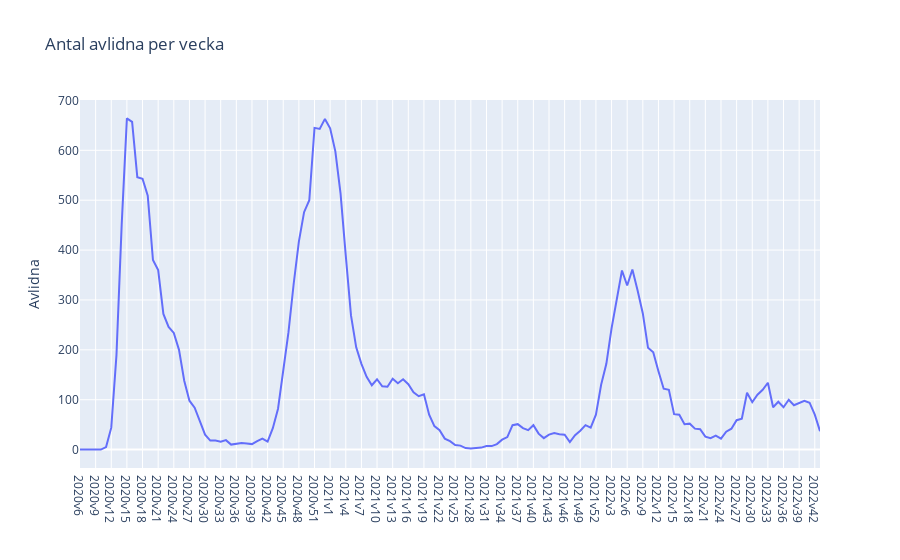

The code cell stored with this chart in its notebook:
### Markdown cell above
### c) - plotly

### Code cell
fig = px.line(
    data_frame=covid19_veckodata_Riket,
    x='Vecka',
    y='Antal_avlidna_vecka',
    title='Antal avlidna per vecka',
    labels={
        'Antal_avlidna_vecka': 'Avlidna',
        'Vecka': ''
    }
)

fig.show()
fig.write_html("Visualiseringar/avlidna_fall_per_vecka.html")

### Figure 1 — Plotly figure (JSON) as saved in the notebook; plotly's stock layout.template omitted (floating-point values rounded to 4 significant figures; data arrays with more than 128 entries replaced by an {"elided": "..."} marker saying what was removed)
{"data": [{"hovertemplate": "=%{x}<br>Avlidna=%{y}<extra></extra>", "legendgroup": "", "line": {"color": "#636efa", "dash": "solid"}, "marker": {"symbol": "circle"}, "mode": "lines", "name": "", "orientation": "v", "showlegend": false, "type": "scatter", "x": {"elided": "143 str values"}, "xaxis": "x", "y": {"elided": "143 int values"}, "yaxis": "y"}], "layout": {"legend": {"tracegroupgap": 0}, "title": {"text": "Antal avlidna per vecka"}, "xaxis": {"anchor": "y", "domain": [0, 1], "title": {"text": ""}}, "yaxis": {"anchor": "x", "domain": [0, 1], "title": {"text": "Avlidna"}}}}
